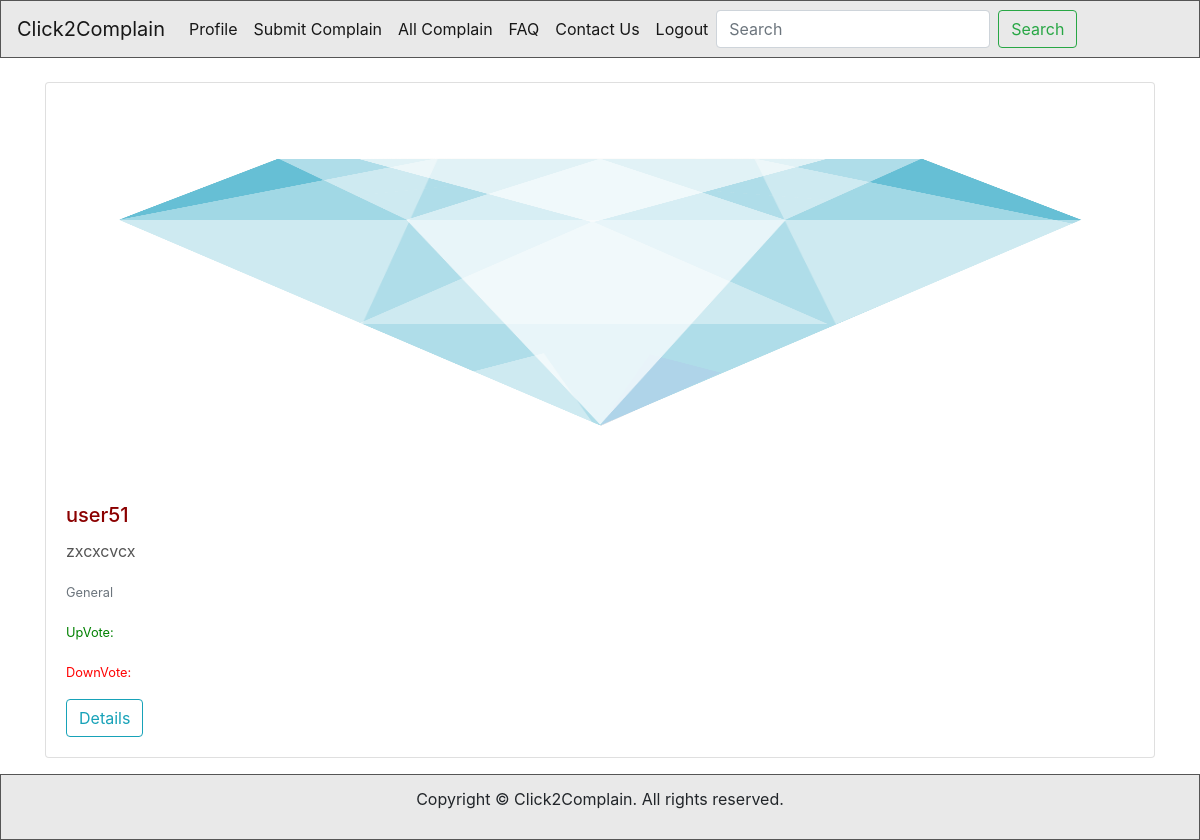
The page /allComplain/ (signed in) on the database as committed earlier.
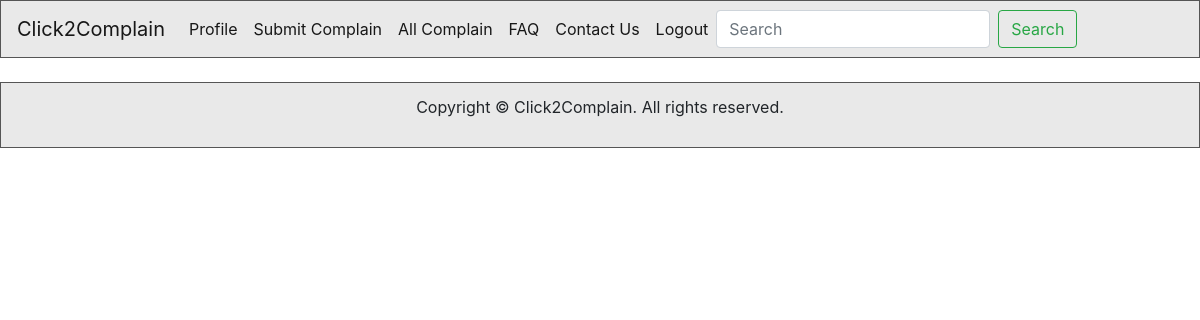
The same page on the database as committed later.
### Complain/models.py (models this page shows, shortened)
class Complain(VoteModel, models.Model):
    image = models.ImageField(upload_to='complain/image/', blank=True,null=True)
    status = models.CharField(max_length=100, choices=(('Approved', 'Approved'), ('Not Approved', 'Not Approved'), ('Not Approved', 'Pending')), default='Approved')
    description = models.TextField()
    type = models.CharField(max_length=100, choices=(('General', 'General'), ('Departmental', 'Departmental'), ('Both', 'Both')), default='General')
    tag = models.ManyToManyField(Tag, blank=True)
    date = models.DateField(auto_now=True)
    time = models.TimeField(auto_now=True)
    user = models.ForeignKey(Verified_User, on_delete=models.CASCADE)
    comment = models.ManyToManyField(Comment,blank=True)

### Verified_User/models.py (models this page shows, shortened)
class Verified_User(models.Model):
    email = models.EmailField(unique=True)
    image_of_id = models.ImageField(upload_to='verified_user/image_of_id/')
    status = models.CharField(max_length=100, choices=(('Verified', 'Verified'), ('Not Verified', 'Not Verified')), default='Not Verified')
    type = models.CharField(max_length=100, choices=(('Student', 'Student'), ('Admin', 'Admin')), default='Student')
    user = models.OneToOneField(User, on_delete=models.CASCADE, blank=True, null=True)
    def __str__(self):
        return self.user.username

### Complain/views.py (the view)
# urls.py: path('allComplain/', complain_view.allComplain, name='allComplain'),
def allComplain(request):
    complain = Complain.objects.all()
    if request.method =="POST":
        complain = Complain.objects.filter(tag__tag_name__icontains = request.POST['search'])
    context = {
        'complain':complain
    }
    return render(request, 'Complain/allComplain.html', context)

### Verified_User/context.py (called while the page is built)
def verifiedUser(request):
    Student=False
    Admin =False
    try:
        verified_user = get_object_or_404(Verified_User,user=request.user)
    except Exception:
        verified_user=False
    if verified_user != False:
        if verified_user.type =="Student":
            if verified_user.status=="Verified":
                Student=True
        if verified_user.type =="Admin":
            if verified_user.status == "Verified":
                Admin =True
    context = {
        'verified_user': verified_user,
        'student':Student,
        'admin':Admin
    }
    return context

### templates/Complain/allComplain.html
{% extends 'base.html' %}
{% load static %}
{% block content %}
{% for c in complain %}
    <div class="card mb-3">
    {% if c.image.url != null %}
        <img src="{{ c.image.url }}" class="card-img-top" alt="complain-img"  height="400px">
    {% else %}
        <p class="card-text"></p>
    {% endif%}
    <div class="card-body">
    <h5 class="card-title" style="color: darkred">{{ c.user }}</h5>
    <p class="card-text" style="color:#555;"> {{ c.description }}</p>
    <p class="card-text"><small class="text-muted">{{ c.type }}</small></p>
    <p class="card-text"><small ><span style="color: green">UpVote:</span> {{ c.num_vote_up }}</small></p>
    <p class="card-text"><small ><span style="color: red">DownVote:</span>  {{ c.num_vote_down }}</small></p>
     <div>
        <a href="{{c.id}}"><button type="button" class="btn btn-outline-info">Details</button></a>
     </div>
    </div>
    </div>
{% endfor %}
    {% endblock content %}

Rows that differ between the two databases and show on the page:
removed Complain: image (picture), user "user51", description "zxcxcvcx", type "General"
